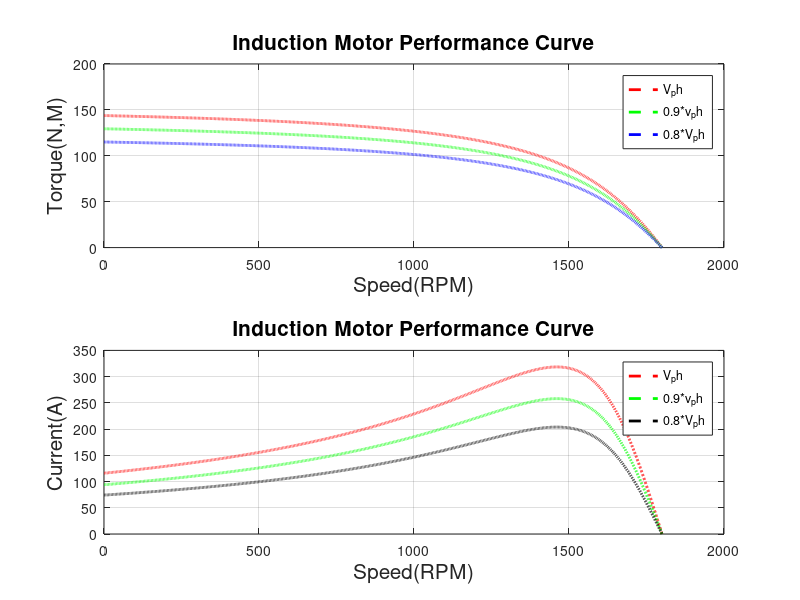

Recreate this plot in MATLAB.
clear
clc
r1=0.641; % stator resistance ( ohm )
x1=1.106; % stator reactance ( ohm )
r2= 0.332; % rotor resistance ( ohm )
x2=0.464; % rotor reactance ( ohm )
xm=26.3; % magnetizing reactance ( ohm )
v_ph=460/sqrt(3); % phase voltage ( volt )
n_s=1800; %(RPM)
w_s=2*pi*n_s/60; %(rad/sec)

s=0:0.0001:1;

n_m=(1-s)*n_s;

for i=1:10001
t(i)=( 3*(v_ph^2)*(r2/s(i)) )/(w_s*((r1 +(r2/s(i))^2) +((x1+x2)^2)));
% Torque ( N-m )
end

for i=1:10001
t1(i)=( 3*((0.9*v_ph)^2)*(r2/s(i)) )/(w_s*((r1 +(r2/s(i))^2) +((x1+x2)^2)));
% Torque ( N-m )
end

for i=1:10001
t2(i)=( 3*((0.8*v_ph)^2)*(r2/s(i)) )/(w_s*((r1 +(r2/s(i))^2) +((x1+x2)^2)));
% Torque ( N-m )
end

for i=1:10001
    I(i)=v_ph/sqrt(((r1 +r2/s(i))^2 + (x1+x2)^2) );
end

for i=1:10001
    I1(i)=(0.9*v_ph)/sqrt(((r1 +r2/s(i))^2 + (x1+x2)^2) );
end

for i=1:10001
    I2(i)=(0.8*v_ph)/sqrt(((r1 +r2/s(i))^2 + (x1+x2)^2) );
end

subplot(2,1,1)

plot(n_m,I,'r--','lineWidth',2)
title({'Induction Motor Performance Curve'} ,'fontsize',15)
xlabel('Speed(RPM)','fontsize',15)
ylabel('Torque(N,M)','fontsize',15)
legend('V_ph','0.9*v_ph','0.8*V_ph')
grid on
hold on
plot(n_m,I1,'g--','lineWidth',2),legend('V_ph','0.9*v_ph','0.8*V_ph')
hold on
plot(n_m,I2,'b--','lineWidth',2),legend('V_ph','0.9*v_ph','0.8*V_ph')


subplot(2,1,2)
plot(n_m,t,'r--','lineWidth',2)
title({'Induction Motor Performance Curve'} ,'fontsize',15)
xlabel('Speed(RPM)','fontsize',15)
ylabel('Current(A)','fontsize',15)
legend('V_ph','0.9*v_ph','0.8*V_ph')
grid on
hold on
plot(n_m,t1,'g--','lineWidth',2),legend('V_ph','0.9*v_ph','0.8*V_ph')

hold on
plot(n_m,t2,'k--','lineWidth',2),legend('V_ph','0.9*v_ph','0.8*V_ph')
